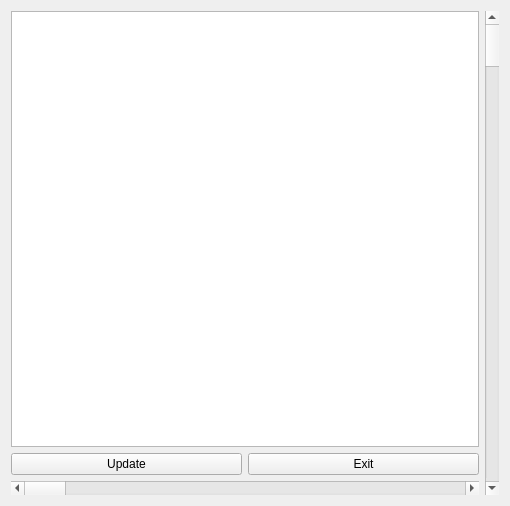
<?xml version="1.0" encoding="UTF-8"?>
<ui version="4.0">
 <class>Widget</class>
 <widget class="QWidget" name="Widget">
  <property name="geometry">
   <rect>
    <x>0</x>
    <y>0</y>
    <width>510</width>
    <height>506</height>
   </rect>
  </property>
  <property name="windowTitle">
   <string>Widget</string>
  </property>
  <layout class="QGridLayout" name="gridLayout">
   <item row="0" column="0">
    <layout class="QHBoxLayout" name="horizontalLayout_2">
     <item>
      <layout class="QVBoxLayout" name="verticalLayout_2">
       <item>
        <layout class="QVBoxLayout" name="verticalLayout">
         <item>
          <widget class="QGraphicsView" name="camView"/>
         </item>
         <item>
          <layout class="QHBoxLayout" name="horizontalLayout">
           <item>
            <widget class="QPushButton" name="updateButton">
             <property name="text">
              <string>Update</string>
             </property>
            </widget>
           </item>
           <item>
            <widget class="QPushButton" name="exitButton">
             <property name="text">
              <string>Exit</string>
             </property>
            </widget>
           </item>
          </layout>
         </item>
        </layout>
       </item>
       <item>
        <widget class="QScrollBar" name="horizontalScrollBar">
         <property name="orientation">
          <enum>Qt::Horizontal</enum>
         </property>
        </widget>
       </item>
      </layout>
     </item>
     <item>
      <widget class="QScrollBar" name="verticalScrollBar">
       <property name="orientation">
        <enum>Qt::Vertical</enum>
       </property>
      </widget>
     </item>
    </layout>
   </item>
  </layout>
 </widget>
 <resources/>
 <connections/>
</ui>
